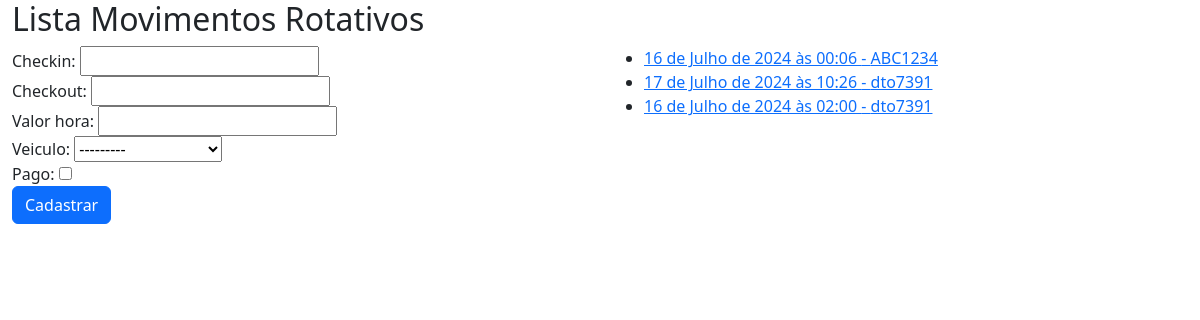
/core/mov-rot/, run on an earlier commit of the app's database.
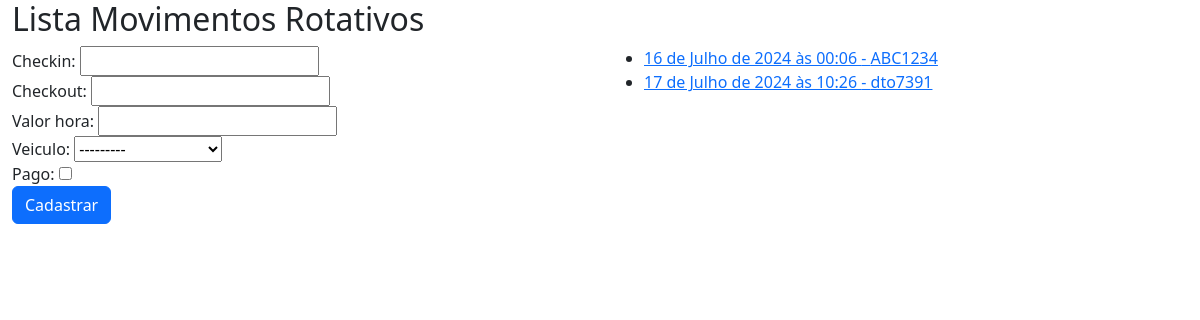
And on a later commit of the database.
### core/models.py (models this page shows, shortened)
class MovRotativo(models.Model):
    checkin = models.DateTimeField(auto_now=False)
    checkout = models.DateTimeField(auto_now=False, null=True, blank=True)
    valor_hora = models.DecimalField(max_digits=5, decimal_places=2)
    veiculo = models.ForeignKey(Veiculo, on_delete=models.CASCADE)
    pago = models.BooleanField(default=False)

class Veiculo(models.Model):
    marca = models.ForeignKey(Marca, on_delete=models.CASCADE)
    placa = models.CharField(max_length=7)
    proprietario = models.ForeignKey(Pessoa, on_delete=models.CASCADE)
    cor = models.CharField(max_length=15)
    observacoes = models.TextField()
    def __str__(self):
        return self.marca.nome + " - " + self.placa

### core/views.py (the view)
# urls.py: path("mov-rot/", lista_movrotativos, name="core_lista_movrotativos"),
def lista_movrotativos(request):
    mov_rot = MovRotativo.objects.all()
    form = MovRotativoForm()
    data = {"mov_rot": mov_rot, "form": form }
    return render(
        request, "core/lista_movrotativos.html", data)

### core/forms.py
class MovRotativoForm(ModelForm):
    class Meta:
        model = MovRotativo
        fields = "__all__"

### core/templates/core/lista_movrotativos.html (shortened to what this page needs)
{% extends "base.html" %}
{% load bootstrap %}
{% block main %}
    <div class="row">
        <div class="col">
            <h2>Lista Movimentos Rotativos</h2>
        </div>
    </div>
    <div class="row">
        <div class="col-sm-6">
            <form action="{% url 'core:core_movrotativos_novo' %}" method="POST">
                {{ form|bootstrap }}
                <button type="submit" class="btn btn-primary">Cadastrar</button>
            </form>
        </div>
        <div class="col-sm-6">
            <ul>
                {% for mov in mov_rot %}
                    <li>
                        <a href="{% url 'core:core_movrotativos_update' mov.id %}">
                            {{ mov.checkin }} - {{ mov.veiculo.placa }}
                        </a>
                    </li>
                {% endfor %}
            </ul>
        </div>
    </div>
{% endblock main %}

What changed in the data, as far as the page shows it:
removed MovRotativo: checkin "16 de Julho de 2024 às 02:00", veiculo.placa "dto7391"
